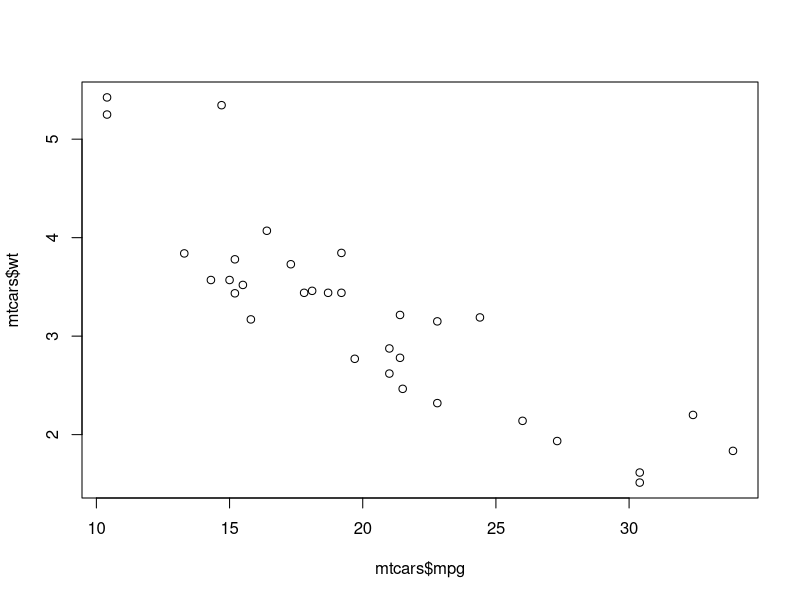
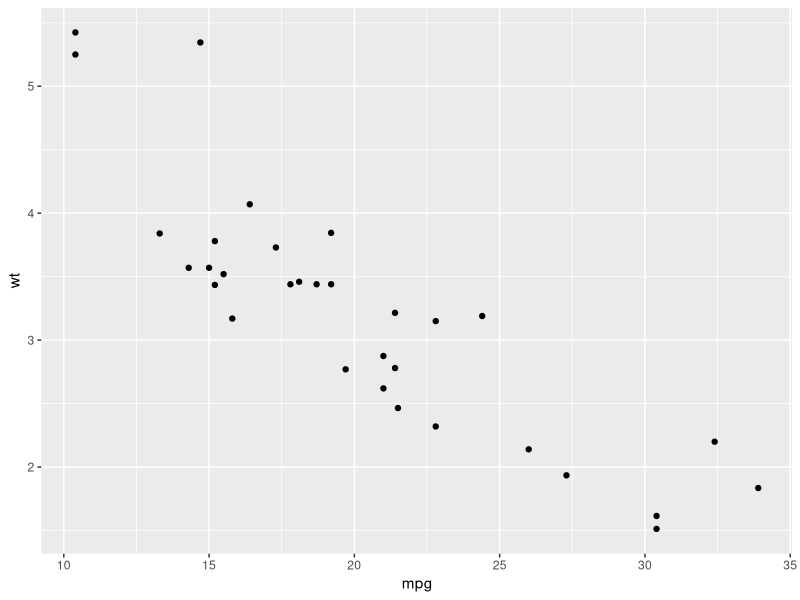
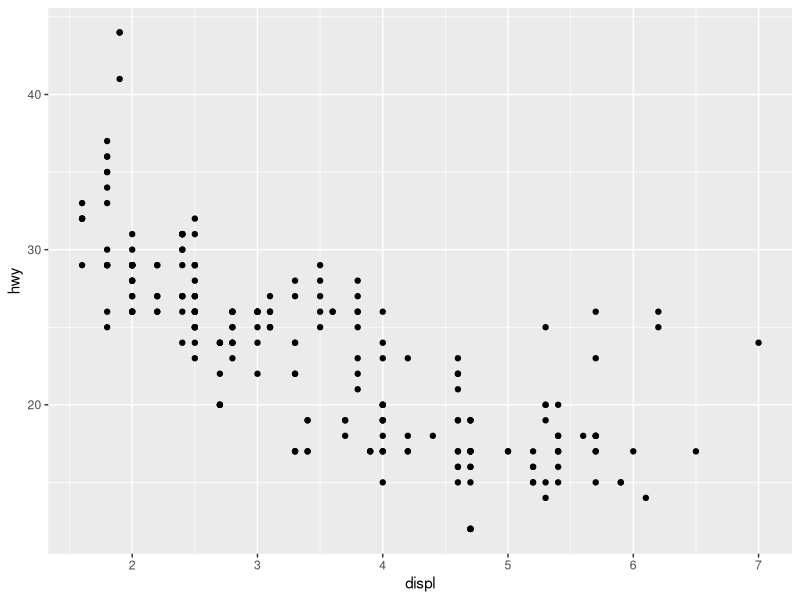
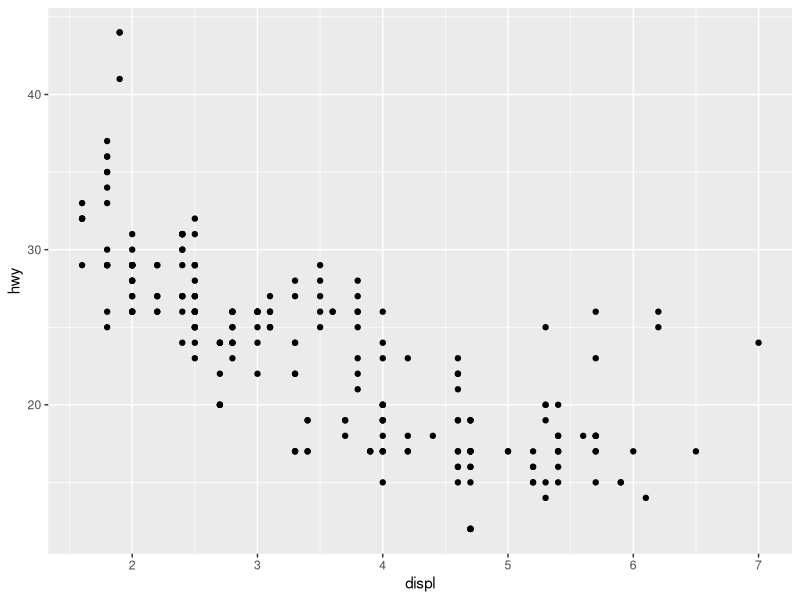
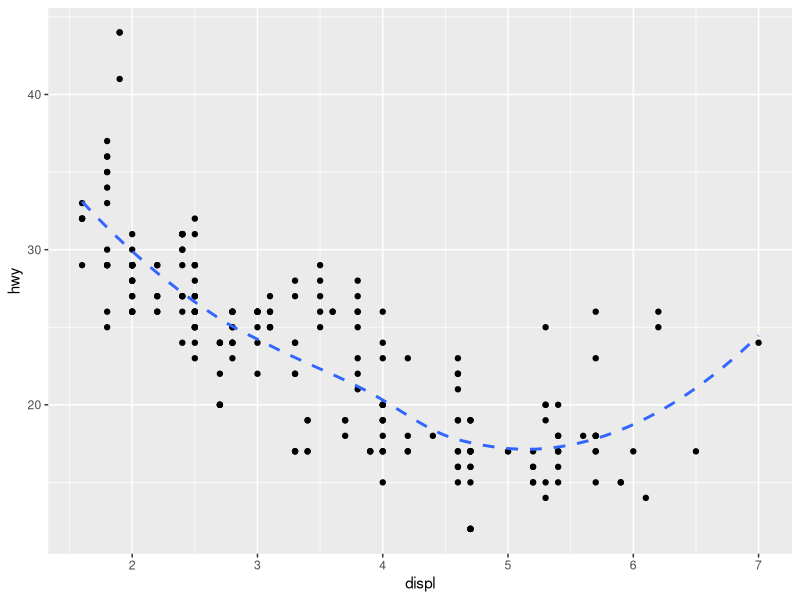
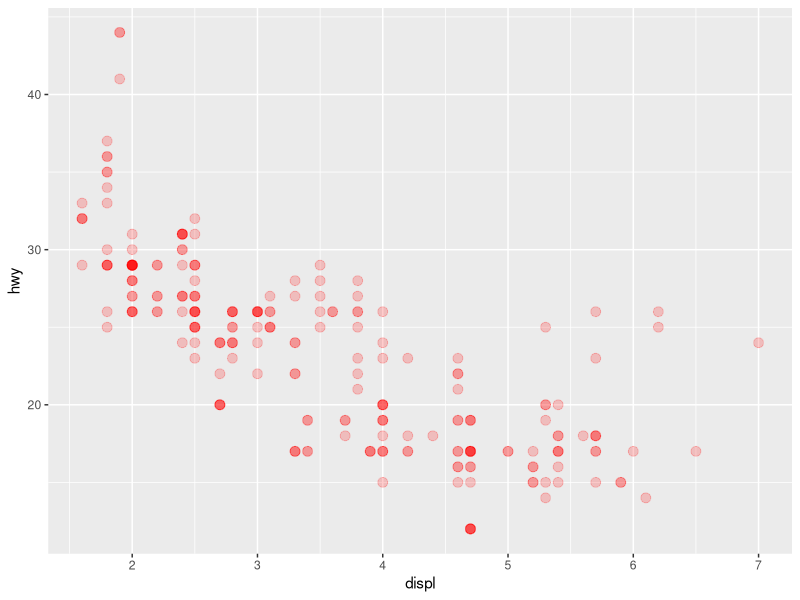
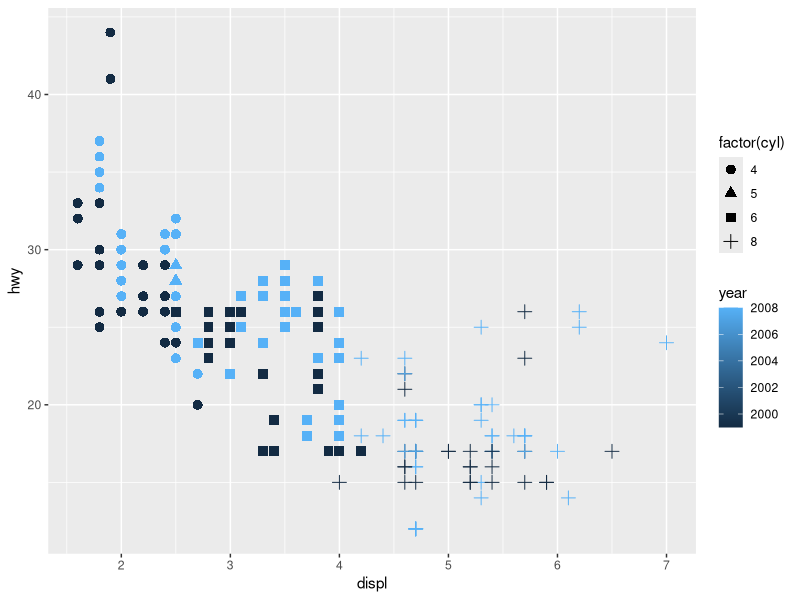
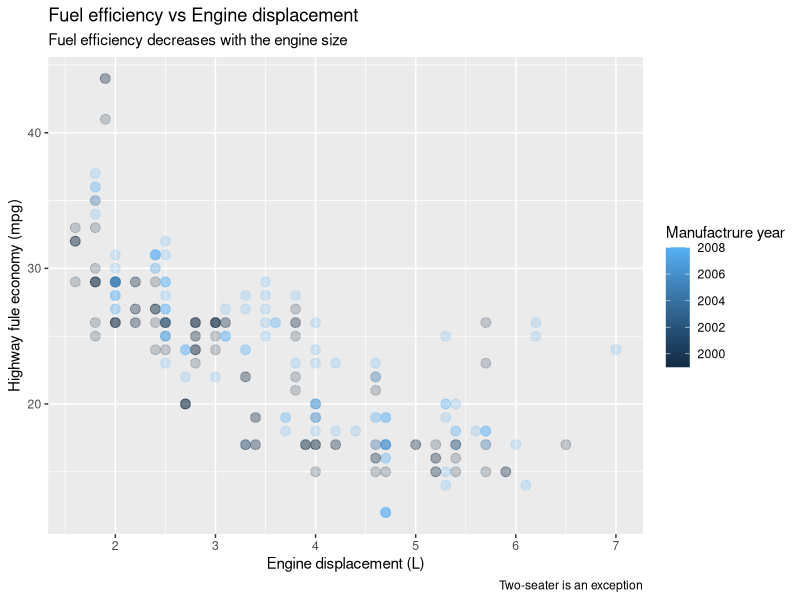

The R script that drew these images, in order:
## ---- chunk 1
#install.packages("tidyverse")
## ---- chunk 2
#install.packages("ggplot2")
## ---- chunk 3
#install.packages("devtools")
#devtools::install_github("tidyverse/ggplot2")
## ---- chunk 4
library(ggplot2)
## ---- chunk 5
head(mtcars)
str(mtcars)
## ---- chunk 6
plot(x=mtcars$mpg, y=mtcars$wt)

ggplot(data = mtcars, mapping = aes(x=mpg,y=wt)) + geom_point()
## ---- chunk 7
help.search("geom_", package = "ggplot2")
## ---- chunk 8
help.search("geom_", package = "ggplot2")

## ---- chunk 9
?mpg
## ---- chunk 10
ggplot(data=mpg, aes(x=displ, y=hwy)) + geom_point()
## ---- chunk 11
# can be saved in a vector first, then print it. Like -
p1 <- ggplot(data=mpg, aes(x=displ, y=hwy)) + geom_point()
p1

# or 
p <- ggplot(data=mpg, aes(x=displ, y=hwy)) # saved as a base plot variable. I will call p and add different layer on it.
p2 <- p + geom_point() 
p3 <- p + geom_line()
p4 <- p + geom_smooth()
p5 <- p2 + geom_smooth(se = F, linetype="dashed")
p5
## ---- chunk 12
p + geom_point(colour="red", alpha = 0.2, size = 3) # outside aes(), affects the same for all
p + geom_point(aes(colour=year, shape=factor(cyl)), size = 3) # inside aes(), affects accordingly
## ---- chunk 13

p + 
  geom_point(aes(colour=year), size = 3, alpha = 0.2) +
  #geom_text(aes(label=model)) + # may be not a good idea now.
  labs(
    title = "Fuel efficiency vs Engine displacement",
    subtitle = "Fuel efficiency decreases with the engine size",
    caption = "Two-seater is an exception",
    x = "Engine displacement (L)",
    y = "Highway fule economy (mpg)",
    colour = "Manufactrure year"
  )
## ---- chunk 14

p + 
  geom_point(aes(colour=class), size = 3, position = "jitter") # introducing jitter here. For controlling the amount of movements, you can use geom_jitter()
## ---- chunk 15
p + 
  geom_point(aes(colour=class), size = 3, alpha = 0.2) +
  scale_x_continuous(name = "x-axis label changed", breaks = seq(0,10,by=5),limits = c(0,10)) +
  scale_y_continuous(trans = "reverse")

p + 
  geom_point(aes(colour=class), size = 3, alpha = 0.2) +
  scale_colour_brewer(palette = "Set1") # scale_colour is a widely used one

## ---- chunk 16

p + 
  geom_point(aes(colour=class), size = 3, alpha = 0.2) +
  theme(legend.position = "left")

p + 
  geom_point(aes(colour=class), size = 3, alpha = 0.2) +
  theme(legend.position = "none") 

## ---- chunk 17
p + 
  geom_point(aes(colour=class), size = 3, alpha = 0.2) +
  facet_wrap(~ class, ncol = 2)

p + 
  geom_point(aes(colour=class), size = 3, alpha = 0.2) +
  facet_grid(~ class) # if there were any blank plot, won't be plotted here
## ---- chunk 18
p + 
  geom_point(aes(colour=class), size = 3, alpha = 0.2) +
  theme_void()
## ---- chunk 19
ggplot(data=diamonds) +
  geom_bar(mapping = aes(x=cut))

## ---- chunk 20
ggplot(data=diamonds) +
  geom_bar(mapping = aes(x=cut, fill=cut))
## ---- chunk 21
ggplot(data=diamonds) +
  geom_bar(mapping = aes(x=cut, fill=clarity))
## ---- chunk 22
ggplot(data=diamonds) +
  geom_bar(mapping = aes(x=cut, fill=clarity), position = "identity")
## ---- chunk 23
ggplot(data=diamonds) +
  geom_bar(mapping = aes(x=cut, fill=clarity), position = "identity", alpha = 0.2)

ggplot(data=diamonds) +
  geom_bar(mapping = aes(x=cut, colour=clarity), position = "identity", fill=NA) # mind the change of colour and fill
## ---- chunk 24
ggplot(data=diamonds) +
  geom_bar(mapping = aes(x=cut, fill=clarity), position = "fill")
## ---- chunk 25
ggplot(data=diamonds) +
  geom_bar(mapping = aes(x=cut, fill=clarity), position = "dodge")

## ---- chunk 26
ggplot(mpg, aes(class, hwy)) +
  geom_boxplot() +
  coord_flip()

ggplot(mpg, aes(class, hwy)) +
  geom_boxplot() +
  coord_polar()
# Please don't plot boxplot in this way in real-life.
## ---- chunk 27

# install.packages("ggplot2")
# load package and data
options(scipen=999)  # turn-off scientific notation like 1e+48
library(ggplot2)
theme_set(theme_bw())  # pre-set the bw theme.
data("midwest", package = "ggplot2")
# midwest <- read.csv("http://goo.gl/G1K41K")  # bkup data source

# Scatterplot
gg <- ggplot(midwest, aes(x=area, y=poptotal)) + 
  geom_point(aes(col=state, size=popdensity)) + 
  geom_smooth(method="loess", se=F) + 
  xlim(c(0, 0.1)) + 
  ylim(c(0, 500000)) + 
  labs(subtitle="Area Vs Population", 
       y="Population", 
       x="Area", 
       title="Scatterplot", 
       caption = "Source: midwest")

plot(gg)
